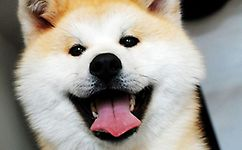
#> input picture 机器学习/回归/1.jpg, 242 x 150 px, found by its file name
$ python affine.py
#> lines starting #> are read from the running program, lines starting #| are printed output that depends on the picture
import cv2
import numpy as np

src = cv2.imread('1.jpg')
#> src is the input picture: shape (150, 242, 3); mean B, G, R 147.5, 154.7, 160

rows, cols, channel = src.shape
#> rows = 150; cols = 242; channel = 3

# [4 lines of commented-out code are left out]
M = cv2.getRotationMatrix2D((cols / 2, rows / 2), 45, 0.7)
dst = cv2.warpAffine(src, M, (cols, rows))
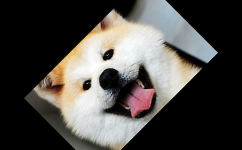
#> dst: shape (150, 242, 3); mean B, G, R 69.8, 73.2, 75.9

cv2.imshow('src pic', src)
cv2.imshow('dst pic', dst)

cv2.waitKey(0)
